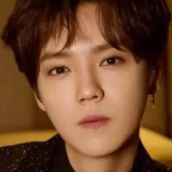
#> input picture 11-人脸识别/pic/faces_img/h_1.png, 172 x 172 px; its folder holds 4 pictures in this run
$ python '04-保存训练集.py'
#> lines starting #> are read from the running program, lines starting #| are printed output that depends on the picture
# coding: utf-8
# filename: 04-保存训练集
# develop: sif
# date: 2022-10-11 10:47

# 获取训练集中的数据 进行训练 保存结果到一个文件中
import os
import cv2
import numpy as np


def get_faces_and_tag(path_1):
#> called with path_1 = 'pic/faces_img/'
    faces_data_1 = []
    ids_1 = []
    # 获取训练图像数据
    img_paths = [os.path.join(path_1, j) for j in os.listdir(path_1)]
    facecade = cv2.CascadeClassifier('data/haarcascade_frontalface_default.xml')
    for imgPath in img_paths:
        img = cv2.imread(imgPath)
#> img is the input picture: shape (172, 172, 3); mean B, G, R 45.3, 72.6, 113
        gray = cv2.cvtColor(img, cv2.COLOR_BGR2GRAY)
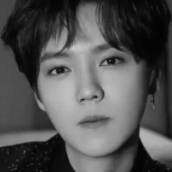
#> gray: shape (172, 172); min 2, max 206, mean 81.6
        faces = facecade.detectMultiScale(gray)
#> faces = [[24, 18, 129, 129]]
        # 打标签
        user = {'h': 1, 'l': 2, 'y': 3}
        class_id = os.path.split(imgPath)[1].split('_')[0]
        new_id = user[class_id]
        # print(class_id)
        # print(id)
        for x, y, w, h in faces:
            faces_data_1.append(gray[y:y+h, x:x+w])
            ids_1.append(new_id)
#> this loop made 1 pass
#> after the loop, faces_data_1 = 1 item; ids_1 = [1]
#> pass 2 of the loop in get_faces_and_tag, `for imgPath in img_paths:`:
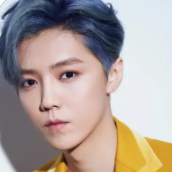
#> input picture 11-人脸识别/pic/faces_img/h_2.png, 172 x 172 px
#> in get_faces_and_tag, img is the input picture: shape (172, 172, 3); mean B, G, R 152.3, 158, 170.9
#> in get_faces_and_tag, `gray = cv2.cvtColor(img, cv2.COLOR_BGR2GRAY)`:
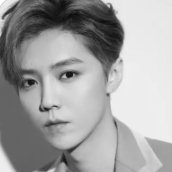
#> gray: shape (172, 172); min 13, max 255, mean 161.2
#> faces = [[9, 36, 106, 106]]
#> the loop in get_faces_and_tag, `for x, y, w, h in faces:` made 1 pass
#> after the loop in get_faces_and_tag, `for x, y, w, h in faces:`: faces_data_1 = 2 items; ids_1 = [1, 1]
#> pass 3 of the loop in get_faces_and_tag, `for imgPath in img_paths:`:
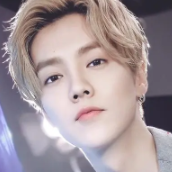
#> input picture 11-人脸识别/pic/faces_img/h_3.png, 172 x 172 px
#> in get_faces_and_tag, img is the input picture: shape (172, 172, 3); mean B, G, R 154.4, 150.4, 164.6
#> in get_faces_and_tag, `gray = cv2.cvtColor(img, cv2.COLOR_BGR2GRAY)`:
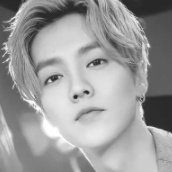
#> gray: shape (172, 172); min 38, max 255, mean 155.1
#> faces = [[17, 21, 120, 120]]
#> the loop in get_faces_and_tag, `for x, y, w, h in faces:` made 1 pass
#> after the loop in get_faces_and_tag, `for x, y, w, h in faces:`: faces_data_1 = 3 items; ids_1 = [1, 1, 1]
#> the loop made 4 passes; the first 3 are shown
    # print(imgPaths)
    return faces_data_1, ids_1


# 1 准备训练集数据
path = "pic/faces_img/"
# 2 获取脸部数据和标签
faces_data, ids = get_faces_and_tag(path)
print(faces_data)
print(ids)
# 3 训练数据并保存训练的数据模型
recognizer = cv2.face.LBPHFaceRecognizer_create()
recognizer.train(faces_data, np.array(ids))
recognizer.write('face_data.yml')
